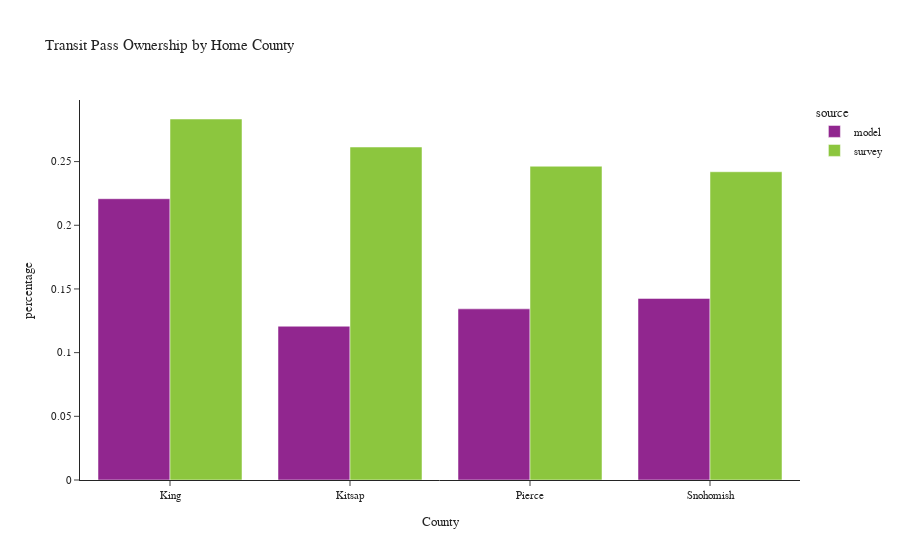

This figure's notebook cell:
### Code cell
plot_transit_pass(person, 'CountyName', 'Home County', 'County')

### Figure 1 — Plotly figure (JSON) as saved in the notebook; plotly's stock layout.template omitted (floating-point values rounded to 4 significant figures)
{"data": [{"alignmentgroup": "True", "customdata": [[508814], [33220], [124336], [121411]], "hovertemplate": "source=model<br>CountyName=%{x}<br>percentage=%{y}<br>sample count=%{customdata[0]}<extra></extra>", "legendgroup": "model", "marker": {"color": "#91268F", "pattern": {"shape": ""}}, "name": "model", "offsetgroup": "model", "orientation": "v", "showlegend": true, "textposition": "auto", "type": "bar", "x": ["King", "Kitsap", "Pierce", "Snohomish"], "xaxis": "x", "y": [0.2208, 0.1207, 0.1344, 0.1426], "yaxis": "y"}, {"alignmentgroup": "True", "customdata": [[1118], [84], [143], [171]], "hovertemplate": "source=survey<br>CountyName=%{x}<br>percentage=%{y}<br>sample count=%{customdata[0]}<extra></extra>", "legendgroup": "survey", "marker": {"color": "#8CC63E", "pattern": {"shape": ""}}, "name": "survey", "offsetgroup": "survey", "orientation": "v", "showlegend": true, "textposition": "auto", "type": "bar", "x": ["King", "Kitsap", "Pierce", "Snohomish"], "xaxis": "x", "y": [0.2834, 0.2614, 0.2464, 0.242], "yaxis": "y"}], "layout": {"barmode": "group", "legend": {"title": {"text": "source"}, "tracegroupgap": 0}, "title": {"text": "Transit Pass Ownership by Home County"}, "xaxis": {"anchor": "y", "domain": [0.0, 1.0], "title": {"text": "County"}}, "yaxis": {"anchor": "x", "domain": [0.0, 1.0], "title": {"text": "percentage"}}}}
